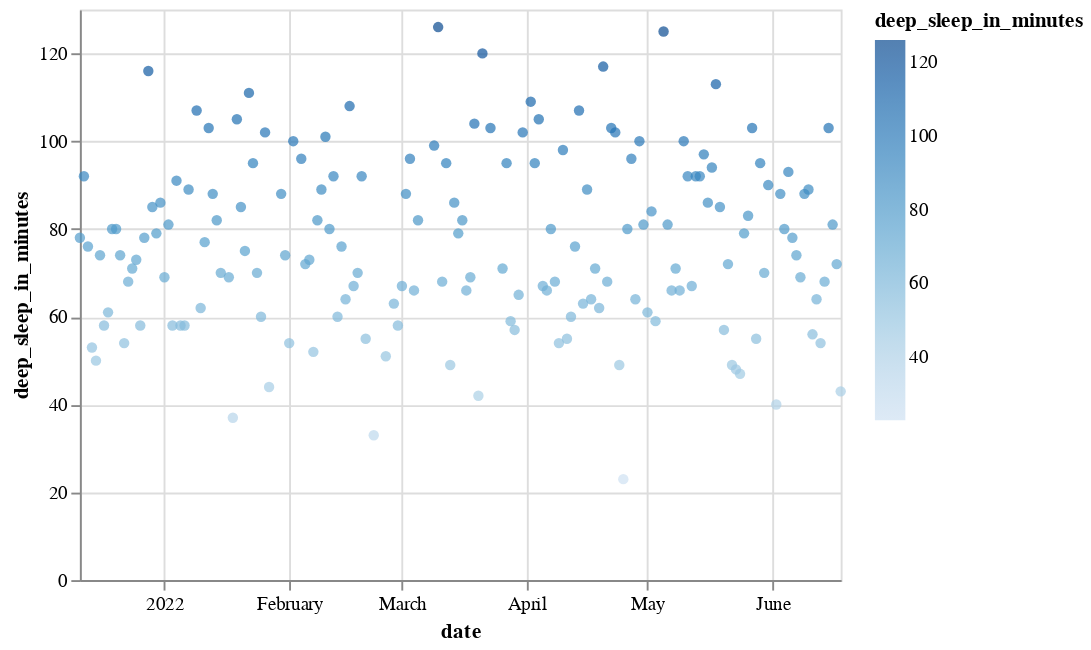

The cell this chart's notebook holds for it:
### Code cell
fitbit_data['date'] = pd.to_datetime(fitbit_data["date"])
alt.Chart.from_dict({
    "data": to_values(fitbit_data),
    "mark": "circle",
    "encoding": {
        "x": {
            "field": "date",
            "type": "temporal",
        },
        "color": {
            "field": "deep_sleep_in_minutes",
            "type": "quantitative",
        },
         "y": {
            "field": "deep_sleep_in_minutes",
            "type": "quantitative",
        }
    }
})

### Figure 1 — Vega-Lite specification as saved in the notebook (floating-point values rounded to 4 significant figures; data arrays with more than 128 entries replaced by an {"elided": "..."} marker saying what was removed)
{"config": {"view": {"continuousWidth": 400, "continuousHeight": 300}}, "data": {"name": "data-dbbae6b3a9ea949c4f3ce9f34275a1ab"}, "mark": "circle", "encoding": {"color": {"field": "deep_sleep_in_minutes", "type": "quantitative"}, "x": {"field": "date", "type": "temporal"}, "y": {"field": "deep_sleep_in_minutes", "type": "quantitative"}}, "$schema": "https://vega.github.io/schema/vega-lite/v4.17.0.json", "datasets": {"data-dbbae6b3a9ea949c4f3ce9f34275a1ab": {"elided": "172 records"}}}
